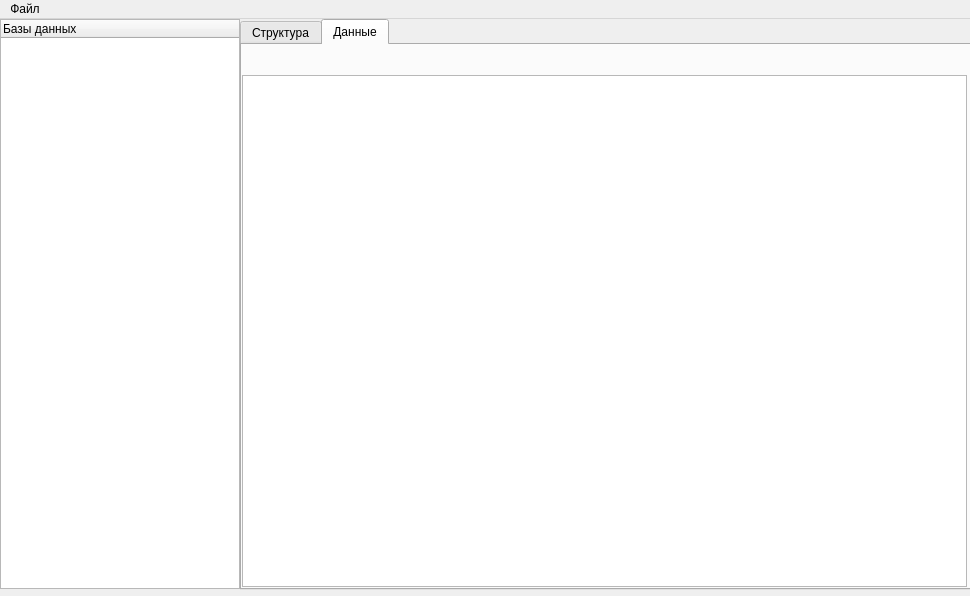
<?xml version="1.0" encoding="UTF-8"?>
<ui version="4.0">
 <class>MainWindow</class>
 <widget class="QMainWindow" name="MainWindow">
  <property name="geometry">
   <rect>
    <x>0</x>
    <y>0</y>
    <width>970</width>
    <height>596</height>
   </rect>
  </property>
  <property name="windowTitle">
   <string>SQLiteEditor</string>
  </property>
  <widget class="QWidget" name="centralwidget">
   <widget class="QTreeWidget" name="treeDBWidget">
    <property name="geometry">
     <rect>
      <x>0</x>
      <y>0</y>
      <width>240</width>
      <height>570</height>
     </rect>
    </property>
    <column>
     <property name="text">
      <string>Базы данных</string>
     </property>
    </column>
   </widget>
   <widget class="QTabWidget" name="tabWidget">
    <property name="geometry">
     <rect>
      <x>240</x>
      <y>0</y>
      <width>731</width>
      <height>571</height>
     </rect>
    </property>
    <property name="currentIndex">
     <number>1</number>
    </property>
    <widget class="QWidget" name="tab1">
     <attribute name="title">
      <string>Структура</string>
     </attribute>
     <widget class="QTableView" name="table1">
      <property name="geometry">
       <rect>
        <x>0</x>
        <y>30</y>
        <width>725</width>
        <height>512</height>
       </rect>
      </property>
     </widget>
    </widget>
    <widget class="QWidget" name="tab2">
     <attribute name="title">
      <string>Данные</string>
     </attribute>
     <widget class="QTableView" name="table2">
      <property name="geometry">
       <rect>
        <x>0</x>
        <y>30</y>
        <width>725</width>
        <height>512</height>
       </rect>
      </property>
     </widget>
    </widget>
   </widget>
  </widget>
  <widget class="QMenuBar" name="menubar">
   <property name="geometry">
    <rect>
     <x>0</x>
     <y>0</y>
     <width>970</width>
     <height>26</height>
    </rect>
   </property>
   <widget class="QMenu" name="menufile">
    <property name="tearOffEnabled">
     <bool>false</bool>
    </property>
    <property name="title">
     <string>Файл</string>
    </property>
    <addaction name="qCreateDB"/>
    <addaction name="qOpenDB"/>
   </widget>
   <addaction name="menufile"/>
  </widget>
  <action name="qCreateDB">
   <property name="text">
    <string>Создать базу данных</string>
   </property>
  </action>
  <action name="qOpenDB">
   <property name="text">
    <string>Открыть базу данных</string>
   </property>
  </action>
  <action name="qSaveAllDB">
   <property name="text">
    <string>Сохранить все базы данных</string>
   </property>
  </action>
 </widget>
 <resources/>
 <connections/>
</ui>
